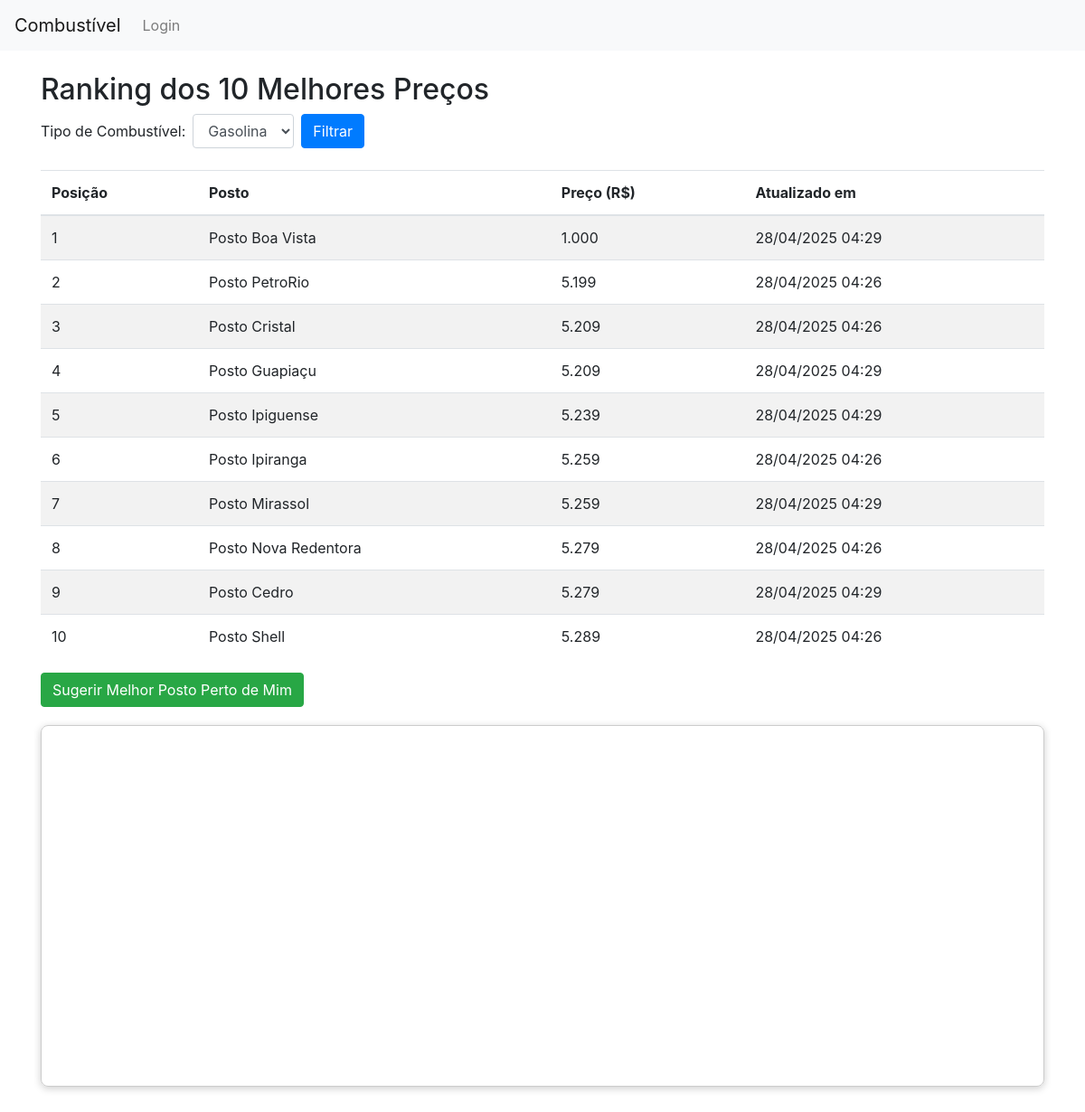
The page / on the database its author committed.
### app.py (models this page shows, shortened)
class Posto(db.Model):
    id = db.Column(db.Integer, primary_key=True)
    nome = db.Column(db.String(100), nullable=False)
    endereco = db.Column(db.String(200), nullable=False)
    latitude = db.Column(db.Float, nullable=False)
    longitude = db.Column(db.Float, nullable=False)
    preco_gasolina = db.Column(db.Float, nullable=True)
    preco_etanol = db.Column(db.Float, nullable=True)
    preco_diesel = db.Column(db.Float, nullable=True)
    imagem = db.Column(db.String(200), nullable=True)
    atualizado_em = db.Column(db.DateTime, default=datetime.utcnow)

### app.py (the view)
@app.route('/')
def index():
    tipo = request.args.get('tipo', 'gasolina')
    if tipo not in ['gasolina', 'etanol', 'diesel']:
        tipo = 'gasolina'
    if tipo == 'gasolina':
        postos = Posto.query.order_by(Posto.preco_gasolina.asc()).limit(10).all()
    elif tipo == 'etanol':
        postos = Posto.query.order_by(Posto.preco_etanol.asc()).limit(10).all()
    else:
        postos = Posto.query.order_by(Posto.preco_diesel.asc()).limit(10).all()
    return render_template('index.html', postos=postos, tipo=tipo)

### templates/index.html (shortened to what this page needs)
{% extends 'base.html' %}
{% block content %}
  <h2>Ranking dos 10 Melhores Preços</h2>
  <form method="get" class="form-inline mb-4">
    <label for="tipo" class="mr-2">Tipo de Combustível:</label>
    <select name="tipo" id="tipo" class="form-control mr-2">
      <option value="gasolina" {% if tipo == 'gasolina' %}selected{% endif %}>Gasolina</option>
    </select>
    <button type="submit" class="btn btn-primary">Filtrar</button>
  </form>
  <table class="table table-striped table-hover">
    <thead>
      <tr>
        <th>Posição</th><th>Posto</th><th>Preço (R$)</th><th>Atualizado em</th>
      </tr>
    </thead>
    <tbody>
      {% for posto in postos %}
      <tr>
        <td>{{ loop.index }}</td>
        <td>{{ posto.nome }}</td>
        <td>
          {% if tipo == 'gasolina' %}
            {{ '%.3f'|format(posto.preco_gasolina) }}
          {% elif tipo == 'etanol' %}
            {{ '%.3f'|format(posto.preco_etanol) }}
          {% else %}
            {{ '%.3f'|format(posto.preco_diesel) }}
          {% endif %}
        </td>
        <td>{{ posto.atualizado_em and posto.atualizado_em.strftime('%d/%m/%Y %H:%M') or '—' }}</td>
      </tr>
      {% endfor %}
    </tbody>
  </table>
  <button id="btn-sugerir" class="btn btn-success">
    <span id="btn-text">Sugerir Melhor Posto Perto de Mim</span>
  </button>
  <div id="map" style="height: 400px; margin-top: 20px;"></div>
{% endblock %}

### templates/base.html (shortened to what this page needs)
<!DOCTYPE html>
<html lang="pt-br">
<head>
  <link rel="stylesheet" href="https://stackpath.bootstrapcdn.com/bootstrap/4.5.2/css/bootstrap.min.css">
  <link rel="stylesheet" href="{{ url_for('static', filename='style.css') }}">
  <link rel="stylesheet" href="https://unpkg.com/leaflet@1.9.3/dist/leaflet.css">
  <link rel="stylesheet" href="https://unpkg.com/leaflet-routing-machine@latest/dist/leaflet-routing-machine.css">
</head>
<body>
  <nav class="navbar navbar-expand-lg navbar-light bg-light">
    <a class="navbar-brand" href="{{ url_for('index') }}">Combustível</a>
    <div class="collapse navbar-collapse" id="navbarNav">
      <ul class="navbar-nav mr-auto">
        {% if current_user.is_authenticated %}
        <li class="nav-item">
          <a class="nav-link" href="{{ url_for('admin') }}">Administração</a>
        </li>
        <li class="nav-item">
          <a class="nav-link" href="{{ url_for('logout') }}">Logout</a>
        </li>
        {% else %}
        <li class="nav-item">
          <a class="nav-link" href="{{ url_for('login') }}">Login</a>
        </li>
        {% endif %}
      </ul>
    </div>
  </nav>
  <div class="container mt-4">
    {% block content %}{% endblock %}
  </div>
</body>
</html>

### static/style.css (style rules this page uses)
body { padding-bottom: 50px; }
#map { width: 100%; border: 1px solid #ccc; border-radius: 8px; box-shadow: 0 2px 8px rgba(0,0,0,0.2); }

### rows shown on the page
Posto: nome "Posto Boa Vista", preco_gasolina "1.000", atualizado_em "28/04/2025 04:29"
Posto: nome "Posto PetroRio", preco_gasolina "5.199", atualizado_em "28/04/2025 04:26"
Posto: nome "Posto Cristal", preco_gasolina "5.209", atualizado_em "28/04/2025 04:26"
Posto: nome "Posto Guapiaçu", preco_gasolina "5.209", atualizado_em "28/04/2025 04:29"
Posto: nome "Posto Ipiguense", preco_gasolina "5.239", atualizado_em "28/04/2025 04:29"
Posto: nome "Posto Ipiranga", preco_gasolina "5.259", atualizado_em "28/04/2025 04:26"
Posto: nome "Posto Mirassol", preco_gasolina "5.259", atualizado_em "28/04/2025 04:29"
Posto: nome "Posto Nova Redentora", preco_gasolina "5.279", atualizado_em "28/04/2025 04:26"
Posto: nome "Posto Cedro", preco_gasolina "5.279", atualizado_em "28/04/2025 04:29"
Posto: nome "Posto Shell", preco_gasolina "5.289", atualizado_em "28/04/2025 04:26"
